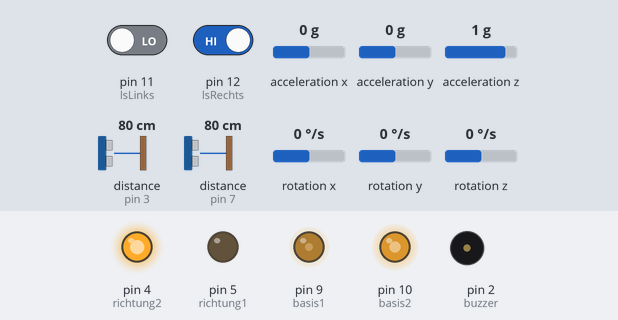
A sketch run on a simulated Arduino Nano, built with avr-gcc and run on an emulated ATmega328P. Shown: output pins drawn as LEDs (lit = HIGH), buzzer (waves = sounding). Wiring (inferred from the names in the program): 2 × ultrasonic range finder: trigger pin 6, echo pin 7 / trigger pin 8, echo pin 3; MPU-6050 motion sensor at I2C address 0x68. Dashed ring = blinking. The inputs (shaded band) are chosen by the test bench; at power-on: rotation z 0 °/s, distance to the obstacle (sensors on pin 3, pin 7) 80 cm, pin 11 (lsLinks) LOW, pin 12 (lsRechts) HIGH, acceleration x 0 g, acceleration y 0 g, acceleration z 1 g, rotation x 0 °/s, rotation y 0 °/s. The echo pulse lasts 58.3 µs per cm; random numbers use the default seed unless the sketch sets one; pins used as bus, display or sensor lines are not drawn.

Above: at 6.6 s.
6.7 s: rotation z set to 3 °/s
At 9.3 s:
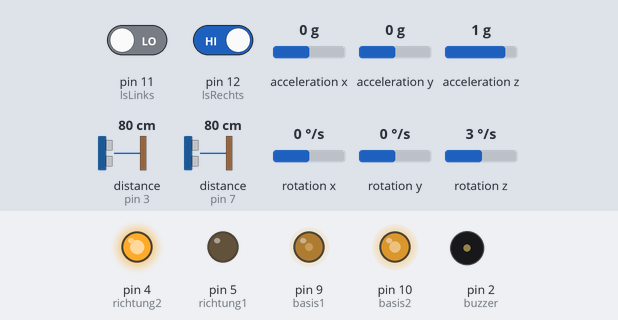
9.7 s: rotation z set to 100 °/s
At 9.98 s:
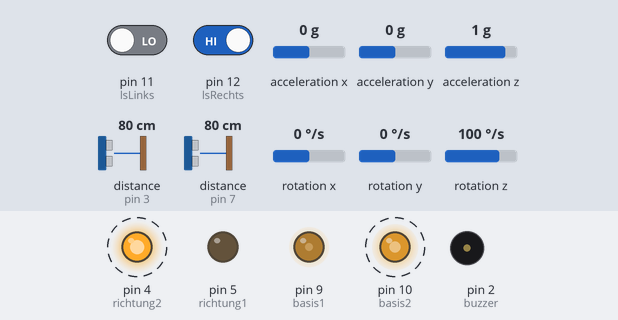
12.7 s: distance to the obstacle (sensor on pin 3) set to 4 cm
At 12.9 s:
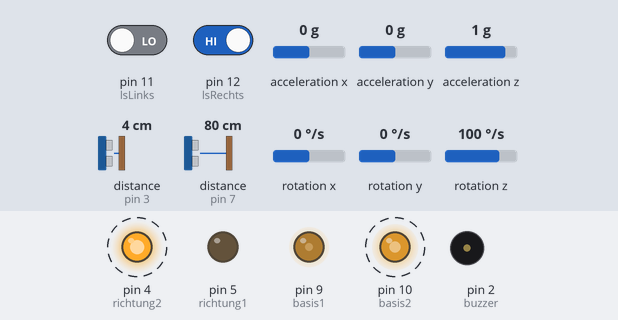
15.7 s: distance to the obstacle (sensor on pin 7) set to 60 cm
18.7 s: pin 11 (lsLinks) driven HIGH
At 19.1 s:
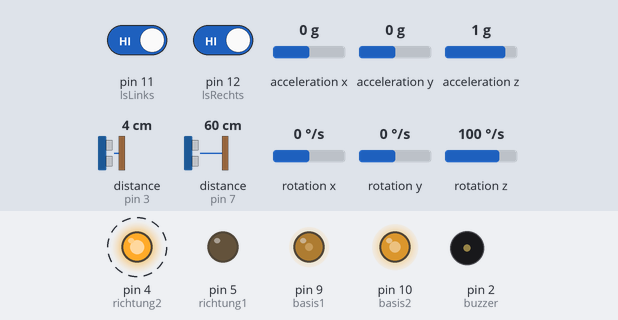
21.7 s: pin 12 (lsRechts) driven LOW
At 23.8 s:
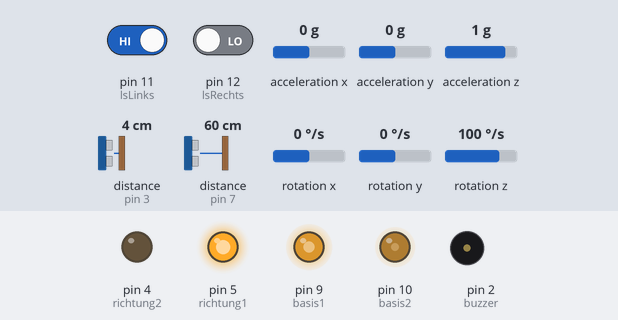
Timing chart, 0 to 25.0 s (numbered marks = the images above; inputs shaded):
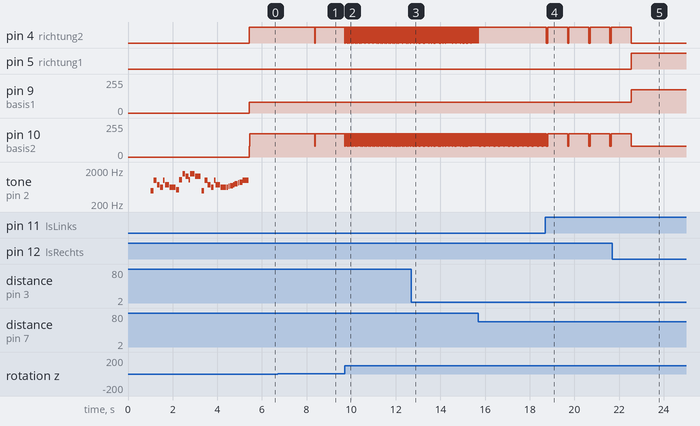

The sketch:

main.ino
```cpp
#include<Wire.h>
//Motoren
int basis1 = 9;
int basis2 = 10;
int richtung1 = 5;
int richtung2 = 4;
int pwm1 = 80;
int pwm2 = 220;
//Ultraschallasensoren
int trig1  = 6;//rechts
int echo1 = 7;//rechts
int trig2 = 8;//links
int echo2 = 3;//links
//IR-Sensor
int sensor1 = A0;//Mitte
int sensor2 = A1;//Rechts
int sensor3 = A2;//Links
//Liniensensoren
int lsLinks = 11;
int lsRechts = 12;
//Lichtsensoren
int Ph1 = A6;
int Ph2 = A7;
int Ph3 = A3;
//Piezo
int buzzer = 2;

void setupGyro();
float gyroAngle();


/*
  Pacman Intro Theme
  Connect a piezo buzzer or speaker to pin 11 or select a new pin.
  More songs available at https://github.com/robsoncouto/arduino-songs
                                            Robson Couto, 2019
*/
#define NOTE_B0  31
#define NOTE_C1  33
#define NOTE_CS1 35
#define NOTE_D1  37
#define NOTE_DS1 39
#define NOTE_E1  41
#define NOTE_F1  44
#define NOTE_FS1 46
#define NOTE_G1  49
#define NOTE_GS1 52
#define NOTE_A1  55
#define NOTE_AS1 58
#define NOTE_B1  62
#define NOTE_C2  65
#define NOTE_CS2 69
#define NOTE_D2  73
#define NOTE_DS2 78
#define NOTE_E2  82
#define NOTE_F2  87
#define NOTE_FS2 93
#define NOTE_G2  98
#define NOTE_GS2 104
#define NOTE_A2  110
#define NOTE_AS2 117
#define NOTE_B2  123
#define NOTE_C3  131
#define NOTE_CS3 139
#define NOTE_D3  147
#define NOTE_DS3 156
#define NOTE_E3  165
#define NOTE_F3  175
#define NOTE_FS3 185
#define NOTE_G3  196
#define NOTE_GS3 208
#define NOTE_A3  220
#define NOTE_AS3 233
#define NOTE_B3  247
#define NOTE_C4  262
#define NOTE_CS4 277
#define NOTE_D4  294
#define NOTE_DS4 311
#define NOTE_E4  330
#define NOTE_F4  349
#define NOTE_FS4 370
#define NOTE_G4  392
#define NOTE_GS4 415
#define NOTE_A4  440
#define NOTE_AS4 466
#define NOTE_B4  494
#define NOTE_C5  523
#define NOTE_CS5 554
#define NOTE_D5  587
#define NOTE_DS5 622
#define NOTE_E5  659
#define NOTE_F5  698
#define NOTE_FS5 740
#define NOTE_G5  784
#define NOTE_GS5 831
#define NOTE_A5  880
#define NOTE_AS5 932
#define NOTE_B5  988
#define NOTE_C6  1047
#define NOTE_CS6 1109
#define NOTE_D6  1175
#define NOTE_DS6 1245
#define NOTE_E6  1319
#define NOTE_F6  1397
#define NOTE_FS6 1480
#define NOTE_G6  1568
#define NOTE_GS6 1661
#define NOTE_A6  1760
#define NOTE_AS6 1865
#define NOTE_B6  1976
#define NOTE_C7  2093
#define NOTE_CS7 2217
#define NOTE_D7  2349
#define NOTE_DS7 2489
#define NOTE_E7  2637
#define NOTE_F7  2794
#define NOTE_FS7 2960
#define NOTE_G7  3136
#define NOTE_GS7 3322
#define NOTE_A7  3520
#define NOTE_AS7 3729
#define NOTE_B7  3951
#define NOTE_C8  4186
#define NOTE_CS8 4435
#define NOTE_D8  4699
#define NOTE_DS8 4978
#define REST      0


// change this to make the song slower or faster
int tempo = 105;

// change this to whichever pin you want to use

// notes of the moledy followed by the duration.
// a 4 means a quarter note, 8 an eighteenth , 16 sixteenth, so on
// !!negative numbers are used to represent dotted notes,
// so -4 means a dotted quarter note, that is, a quarter plus an eighteenth!!
int melody[] = {

  // Pacman
  // Score available at https://musescore.com/user/85429/scores/107109
  NOTE_B4, 16, NOTE_B5, 16, NOTE_FS5, 16, NOTE_DS5, 16, //1
  NOTE_B5, 32, NOTE_FS5, -16, NOTE_DS5, 8, NOTE_C5, 16,
  NOTE_C6, 16, NOTE_G6, 16, NOTE_E6, 16, NOTE_C6, 32, NOTE_G6, -16, NOTE_E6, 8,

  NOTE_B4, 16,  NOTE_B5, 16,  NOTE_FS5, 16,   NOTE_DS5, 16,  NOTE_B5, 32,  //2
  NOTE_FS5, -16, NOTE_DS5, 8,  NOTE_DS5, 32, NOTE_E5, 32,  NOTE_F5, 32,
  NOTE_F5, 32,  NOTE_FS5, 32,  NOTE_G5, 32,  NOTE_G5, 32, NOTE_GS5, 32,  NOTE_A5, 16, NOTE_B5, 8
};

// sizeof gives the number of bytes, each int value is composed of two bytes (16 bits)
// there are two values per note (pitch and duration), so for each note there are four bytes
int notes = sizeof(melody) / sizeof(melody[0]) / 2;

// this calculates the duration of a whole note in ms
int wholenote = (60000 * 4) / tempo;

int divider = 0, noteDuration = 0;


void setup() {
  //Motoren
  pinMode(basis1, OUTPUT);
  pinMode(basis2, OUTPUT);
  pinMode(richtung1, OUTPUT);
  pinMode(richtung2, OUTPUT);
  //Ultraschallesensoren
  pinMode(trig1, OUTPUT);
  pinMode(echo1, INPUT);
  pinMode(trig2, OUTPUT);
  pinMode(echo2, INPUT);
  //IR-Sensor
  pinMode(sensor1, INPUT);
  pinMode(sensor2, INPUT);
  pinMode(sensor3, INPUT);
  //Gyroscope
  setupGyro();
  //Farbsensor
  pinMode(lsLinks, INPUT);
  pinMode(lsRechts, INPUT);
  //Phototransistor
  pinMode(Ph1, INPUT);
  pinMode(Ph2, INPUT);
  pinMode(Ph3, INPUT);
  //Piezo
  pinMode(buzzer, OUTPUT);
  //Schalter
  pinMode(1, INPUT_PULLUP);

  Serial.begin(9600);
  // iterate over the notes of the melody.
  // Remember, the array is twice the number of notes (notes + durations)
  for (int thisNote = 0; thisNote < notes * 2; thisNote = thisNote + 2) {

    // calculates the duration of each note
    divider = melody[thisNote + 1];
    if (divider > 0) {
      // regular note, just proceed
      noteDuration = (wholenote) / divider;
    } else if (divider < 0) {
      // dotted notes are represented with negative durations!!
      noteDuration = (wholenote) / abs(divider);
      noteDuration *= 1.5; // increases the duration in half for dotted notes
    }

    // we only play the note for 90% of the duration, leaving 10% as a pause
    tone(buzzer, melody[thisNote], noteDuration * 0.9);

    // Wait for the specief duration before playing the next note.
    delay(noteDuration);

    // stop the waveform generation before the next note.
    noTone(buzzer);
  }
}

void loop() {
  geradeausFahren();

  //Tischmodus
  if (digitalRead(1) == HIGH) {

    Kantenerkennung();
    linienerkennung();
  }

  //Bodenmodus
  else {
    Objekterkennung();
    lichterkennung();
  }


}
```

Fortbewegung.ino
```cpp
float gyroAngle();


void geradeausFahren() {
  digitalWrite(richtung1, LOW);
  digitalWrite(richtung2, LOW);
  analogWrite(basis1, pwm1);
  analogWrite(basis2, pwm1);
}

void rueckwaertsFahren() {
  digitalWrite(richtung1, HIGH);
  digitalWrite(richtung2, HIGH);
  analogWrite(basis1, pwm1 - 255);
  analogWrite(basis2, pwm1 - 255);
}

void schlangenlinienFahren() {
  digitalWrite(richtung1, HIGH);
  digitalWrite(richtung2, HIGH);
  analogWrite(basis1, pwm1 - 10);
  analogWrite(basis2, pwm2);
  delay(1000);

  analogWrite(basis1, pwm2 - 10);
  analogWrite(basis2, pwm2);
  delay(500);

  analogWrite(basis1, pwm2 - 10);
  analogWrite(basis2, pwm1);
  delay(1000);
}

void rechtsDrehen(int drehwinkel) {
  int richtungVorher = gyroAngle();
  digitalWrite(richtung1, LOW);
  digitalWrite(richtung2, HIGH);
  while ( gyroAngle() <= richtungVorher + drehwinkel) {
    analogWrite(basis1, pwm1);
    analogWrite(basis2, 255 - pwm1);
  }
stoppen();
}

void linksDrehen(int drehwinkel) {
  int richtungVorher = gyroAngle();
  digitalWrite(richtung1,HIGH );
  digitalWrite(richtung2, LOW);
  while (gyroAngle() >= richtungVorher - drehwinkel) {
    analogWrite(basis2, pwm1);
    analogWrite(basis1, 255 - pwm1);
  }
  stoppen();
}

void stoppen() {
  digitalWrite(richtung1, LOW);
  digitalWrite(richtung2, LOW);
  analogWrite(basis1, 0);
  analogWrite(basis2, 0);
}
```

Gyro.ino
```cpp
#include<Wire.h>

const int MPU_addr = 0x68; // I2C address of the MPU-6050
int16_t  GyZ;

void SetupGyro()
{
  Wire.begin();
  Wire.beginTransmission(MPU_addr);
  Wire.write(0x6B);  // PWR_MGMT_1 register
  Wire.write(0);     // set to zero (wakes up the MPU-6050)
  Wire.endTransmission(true);
}

float GyroAngle()
{
  Wire.beginTransmission(MPU_addr);
  Wire.write(0x3B);  // starting with register 0x3B (ACCEL_XOUT_H)
  Wire.endTransmission(false);
  Wire.requestFrom(MPU_addr, 14, true); // request a total of 14 registers
  GyZ = Wire.read() << 8 | Wire.read(); // 0x47 (GYRO_ZOUT_H) & 0x48 (GYRO_ZOUT_L)
  return GyZ;
}
```

Lichterkennung.ino
```cpp
void lichterkennung()
{
  int schwellwert = 50;

  //Licht am linken Sensor
  if(analogRead(Ph1)- analogRead(Ph2) > schwellwert)
  {
    linksDrehen(20);
  }

  //Licht am rechten Sensor
  else if(analogRead(Ph2)- analogRead(Ph1) > schwellwert)
  {
    rechtsDrehen(20);
  }

  //Licht von hinten
  else if(analogRead(Ph3)- analogRead(Ph1) > schwellwert  && analogRead(Ph3)- analogRead(Ph2) > schwellwert)
  {
    linksDrehen(150);
  }

}
```

Linienverfolgung.ino
```cpp
void linienerkennung()
{
  //Richtungskorrektur, um auf Linie zu bleiben
  if (digitalRead(lsLinks) == HIGH && digitalRead(lsRechts) == LOW)
  {
    linksDrehen(5);
  }

  else if (digitalRead(lsLinks) == LOW && digitalRead(lsRechts) == HIGH )
  {
    rechtsDrehen(5);
  }

  //Positionierung auf neu entdeckter Linie
  else if (digitalRead(lsLinks) == HIGH  && digitalRead(lsRechts) == HIGH )
  {
    geradeausFahren();
    delay(50);
    stoppen();
    rechtsDrehen(90);
  }
}
```

Orientierung.ino
```cpp
class Ultraschallsensor {

  private:
    int trig;
    int echo;

  public:
    Ultraschallsensor(int trig, int echo): trig(trig), echo(echo) {}

  int getDistance () {
    digitalWrite(trig, LOW); //Startzustand setzen, um Rauschen zu verhindern
    delayMicroseconds(1);
    digitalWrite(trig, HIGH);
    delayMicroseconds(10);
    digitalWrite(trig, LOW);
    //wartet 250µs, dann echo zu high
    int duration = pulseIn(echo, HIGH, 200000); //misst Zeit bis Signal an echo zurückkommt; Abbruch nach 200msec, wenn nichts zurückkommt
    return (duration / 2) * 340 * 0.0001;
  }
};

Ultraschallsensor uSensor1(6, 7);
Ultraschallsensor uSensor2(8, 3);

void Kantenerkennung()
{
  int distance1 = uSensor1.getDistance();
  int distance2 = uSensor2.getDistance();

  if (distance1 >= 6) {
    stoppen();
    PiezoKante(50);
    delay(10);
    linksDrehen(90);
  }

  if (distance2 >= 6) {
    stoppen();
    PiezoKante(50);
    delay(10);
    rechtsDrehen(90);
  }
}

void Objekterkennung() {
  float distanceObj1 = averageDistance(sensor1);;
  float distanceObj2 = averageDistance(sensor2);;
  float distanceObj3 = averageDistance(sensor3);;

  //Distanz von Hindernis zu mittlerem Sensor unter 25cm
   if (distanceObj1 <= 25 && distanceObj1 != 0) {
    stoppen();
    delay(10);
    rechtsDrehen(70);
  }

  //Distanz von Hindernis zu rechtemSensor unter 25cm
   if (distanceObj2 <= 20 && distanceObj2 != 0) {
    stoppen();
    delay(10);
    linksDrehen(70);
  }

  //Distanz von Hindernis zu linkem Sensor unter 25cm
   if (distanceObj3 <= 20 && distanceObj3 != 0) {
    stoppen();
    delay(10);
    rechtsDrehen(70);
  }
}

//Durchschnittsdistanz aus 10 Messwerten, um Fehlmessungen zu filtern
float averageDistance(int sensor) {

  float sum;
  for (int i = 0; i<10; i++) {
    sum = sum + pow(3027.4 / analogRead(sensor), 1.2134);
  }
  return sum / 10;
}
```

Piezo.ino
```cpp
void PiezoKante(int maximum) {
  int timer = 0;
  while (timer <= 10) {
    tone(buzzer, random(maximum, 10 * maximum));
    delay(maximum);
    timer++;
  }
  noTone(buzzer);
}
```

Source omitted: gy_521_send_serial.ino (38606 bytes)

Measured:
- after the input at 6.7 s, pin 4 (richtung2): HIGH → LOW after 1.7 s, → HIGH 0.01 s later; pin 10 (basis2): 175/255 → 80/255 after 1.7 s, → 175/255 0.02 s later
- after the input at 9.7 s, pin 10 (basis2): alternates 175/255 for 0.05 s and 80/255 for 0.02 s, starting at once
- after the input at 12.7 s, pin 10 (basis2): alternates 175/255 for 0.04 s and 80/255 for 0.01 s, starting at once
- after the input at 18.7 s, pin 4 (richtung2): alternates HIGH for 0.89 s and LOW for 0.06 s, starting at once
- after the input at 21.7 s, pin 5 (richtung1): LOW → HIGH after 0.85 s; pin 9 (basis1): 80/255 → 175/255 after 0.85 s; pin 10 (basis2): 175/255 → 80/255 after 0.84 s
